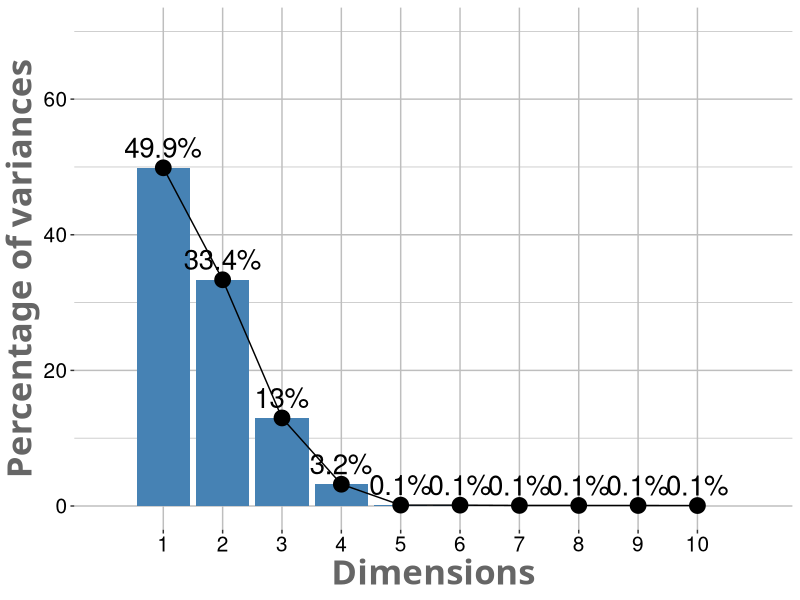

R code for this plot:


library(ggplot2)

#reference
#http://www.sthda.com/english/wiki/factoextra-r-package-quick-multivariate-data-analysis-pca-ca-mca-and-visualization-r-software-and-data-mining
#https://github.com/kassambara/factoextra/blob/300c11e285cd75835b6e6340f578dddee470753a/R/eigenvalue.R
#http://promberger.info/linux/2011/08/08/ggplot2-error-invalid-argument-to-unary-operator/

pcamatrix5 = c(49.87622171,33.36103430,12.98604726,3.21063567,0.13242853,0.12332224,0.08479032,0.08249784,0.07568904,0.06733309)

maxdim <- length(pcamatrix5)
df.eig <- data.frame(dim = factor(1:maxdim), eig=pcamatrix5  )


text_labels <- paste0(  round(df.eig[,2],1), "%")

xlab <- "Dimensions"
ylab <- "Percentage of variances"



# Inside bars
ggplot(data=df.eig, aes(dim, eig, group=1)) +
  geom_bar(stat="identity", fill="steelblue")+
  geom_text(aes(label= text_labels), vjust=-0.5, color="black", size=7)+
  geom_line()+
  geom_point(colour = "black", size = 5)+ 
  labs(x = xlab, y = ylab, size=10) + 
   theme(axis.text=element_text(color="black",size=15),
     axis.title = element_text(family = "Trebuchet MS", color="#666666", face="bold", size=25),
         panel.background = element_rect(fill = "white",
                                         colour = "white",
                                         size = 0.5, linetype = "solid"),
         panel.grid.major = element_line(size = 0.5, linetype = 'solid',
                                         colour = "gray"),
         panel.grid.minor = element_line(size = 0.25, linetype = 'solid',
                                         colour = "gray")
         )+
  coord_cartesian(xlim=c(0.1,maxdim+1),ylim=c(0,70))



  
